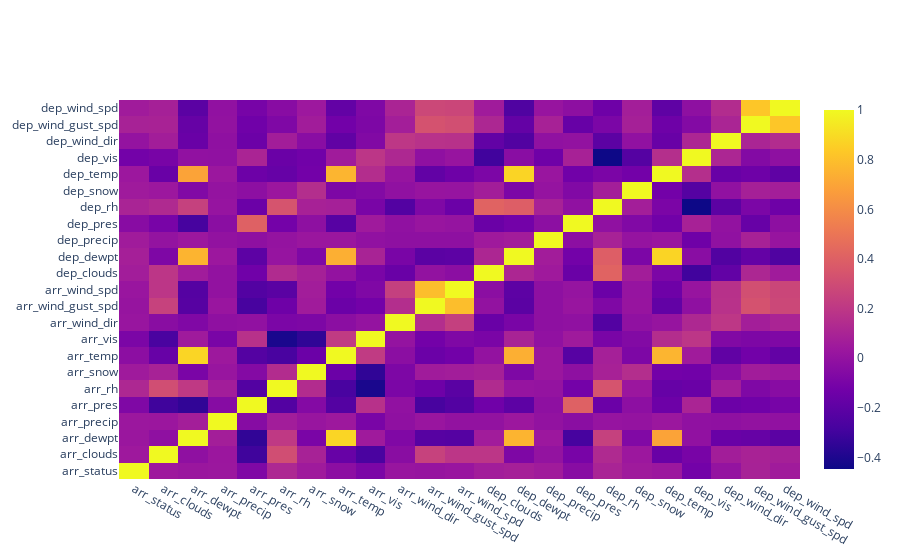

Notebook source saved alongside this figure:
### Code cell
# correl = subset_data.corr()
correl = su_data.corr(numeric_only=True)

trace = go.Heatmap(z=correl.values,
                  x=correl.index.values,
                  y=correl.columns.values)
data=[trace]
plotly.offline.iplot(data, filename='basic-heatmap')

### Figure 1 — Plotly figure (JSON) as saved in the notebook; plotly's stock layout.template omitted (floating-point values rounded to 4 significant figures; data arrays with more than 128 entries replaced by an {"elided": "..."} marker saying what was removed)
{"data": [{"type": "heatmap", "x": ["arr_status", "arr_clouds", "arr_dewpt", "arr_precip", "arr_pres", "arr_rh", "arr_snow", "arr_temp", "arr_vis", "arr_wind_dir", "arr_wind_gust_spd", "arr_wind_spd", "dep_clouds", "dep_dewpt", "dep_precip", "dep_pres", "dep_rh", "dep_snow", "dep_temp", "dep_vis", "dep_wind_dir", "dep_wind_gust_spd", "dep_wind_spd"], "y": ["arr_status", "arr_clouds", "arr_dewpt", "arr_precip", "arr_pres", "arr_rh", "arr_snow", "arr_temp", "arr_vis", "arr_wind_dir", "arr_wind_gust_spd", "arr_wind_spd", "dep_clouds", "dep_dewpt", "dep_precip", "dep_pres", "dep_rh", "dep_snow", "dep_temp", "dep_vis", "dep_wind_dir", "dep_wind_gust_spd", "dep_wind_spd"], "z": {"elided": "23x23 float values"}}], "layout": {}}
